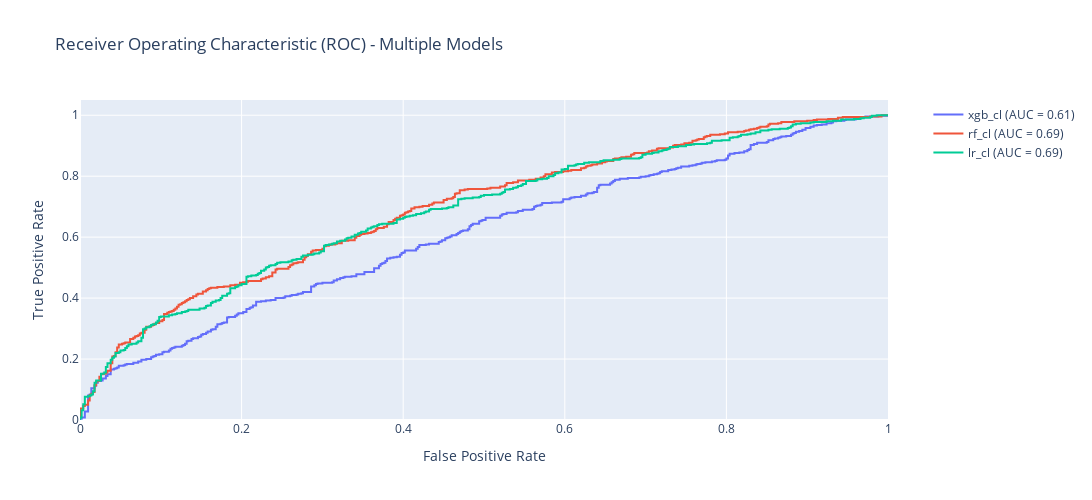

The notebook cell saved with this chart:
### Code cell
import matplotlib.pyplot as plt
from sklearn.metrics import roc_curve, auc
import plotly.graph_objects as go

# Define classifiers
classifiers = [
    ("xgb_cl", xgb_cl),
    ("rf_cl", rf_cl),
    ("lr_cl", lr_cl)
]

# Create traces for each ROC curve
roc_traces = []
for name, classifier in classifiers:
    y_pred_prob = classifier.predict_proba(x_test)[:, 1]
    fpr, tpr, thresholds = roc_curve(y_test, y_pred_prob)
    roc_auc = auc(fpr, tpr)
    
    roc_trace = go.Scatter(x=fpr, y=tpr, mode='lines', name='%s (AUC = %0.2f)' % (name, roc_auc))
    roc_traces.append(roc_trace)

# Create layout
layout = go.Layout(
    title='Receiver Operating Characteristic (ROC) - Multiple Models',
    xaxis=dict(title='False Positive Rate'),
    yaxis=dict(title='True Positive Rate'),
    xaxis_range=[0.0, 1.0],
    yaxis_range=[0.0, 1.05],
    legend=dict(x=1.05, y=1.0, orientation='v'),
    showlegend=True,
    width=1200,
    height=500
)

# Create figure
fig = go.Figure(data=roc_traces, layout=layout)

# Show the plot
fig.show()

### Figure 1 — Plotly figure (JSON) as saved in the notebook; plotly's stock layout.template omitted (floating-point values rounded to 4 significant figures; data arrays with more than 128 entries replaced by an {"elided": "..."} marker saying what was removed)
{"data": [{"mode": "lines", "name": "xgb_cl (AUC = 0.61)", "type": "scatter", "x": {"elided": "473 float values"}, "y": {"elided": "473 float values"}}, {"mode": "lines", "name": "rf_cl (AUC = 0.69)", "type": "scatter", "x": {"elided": "442 float values"}, "y": {"elided": "442 float values"}}, {"mode": "lines", "name": "lr_cl (AUC = 0.69)", "type": "scatter", "x": {"elided": "440 float values"}, "y": {"elided": "440 float values"}}], "layout": {"height": 500, "legend": {"orientation": "v", "x": 1.05, "y": 1}, "showlegend": true, "title": {"text": "Receiver Operating Characteristic (ROC) - Multiple Models"}, "width": 1200, "xaxis": {"range": [0, 1], "title": {"text": "False Positive Rate"}, "type": "linear"}, "yaxis": {"range": [0, 1.05], "title": {"text": "True Positive Rate"}, "type": "linear"}}}
